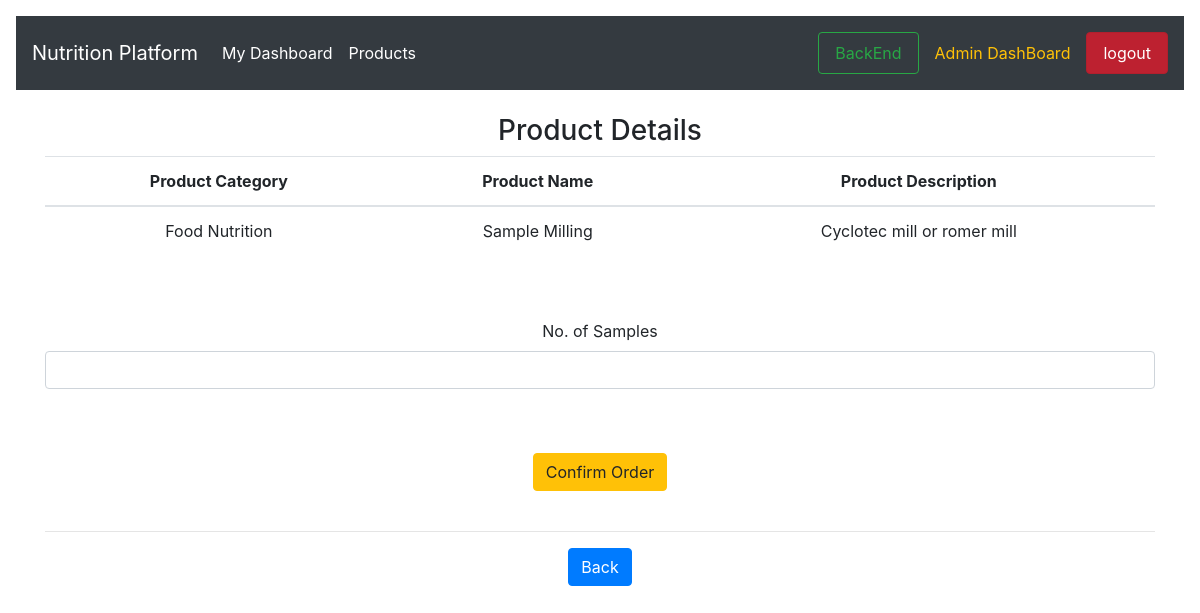
Page /accounts/place-order/1 (signed in) on the committed database.
### accounts/models.py (models this page shows)
class AddProductModel(models.Model):
    product_category = models.CharField(max_length=200, choices=CATEGORIES, default='OtherAnalysis')
    product_name = models.CharField(max_length=200, choices=Analysis_Types)
    product_description = models.CharField(max_length=100)
    product_price = models.IntegerField()

### accounts/views.py (the view, shortened to what this page needs)
# urls.py: path('place-order/<int:id>', views.placeOrder, name='place-order'),
@login_required
def placeOrder(request, id):
    username = request.user
    productDetail = AddProductModel.objects.get(pk=id)
    context = {'productDetail': productDetail, 'username': username}
    return render(request, 'place-order.html', context)

### accounts/templates/place-order.html (shortened to what this page needs)
{% extends 'dash.html' %}
{% load static %}
{% load bootstrap4 %}
{% block body %}
<div class="container m-md-6">
        <h3> Product Details </h3>
        <table class="table">
            <thead>
            <tr>
                <th>Product Category</th>
                <th>Product Name</th>
                <th>Product Description</th>
            </tr>
            </thead>
            <tbody>
            <tr>
                <td>{{ productDetail.product_category }}</td>
                <td>{{ productDetail.product_name }}</td>
                <td>{{ productDetail.product_description }}</td>
            </tr>
            </tbody>
        </table>
        <br>
        <br>
        <form action="" method="POST">
            <div class="form-group m-8">
                <label for="product_quantity">No. of Samples</label>
                <input name="product_quantity" type="number" class="form-control" id="product_quantity">
            </div>
            <br>
            <br>
            <input class="btn btn-warning" type="submit" value="Confirm Order">
        </form>
        <br><hr>
        <a type="button" class="btn btn-primary" href="{% url 'show-product' %}">Back</a>
        </div>
        {% endblock %}

### rows in the picture
AddProductModel: product_category "Food Nutrition", product_name "Sample Milling", product_description "Cyclotec mill or romer mill"
